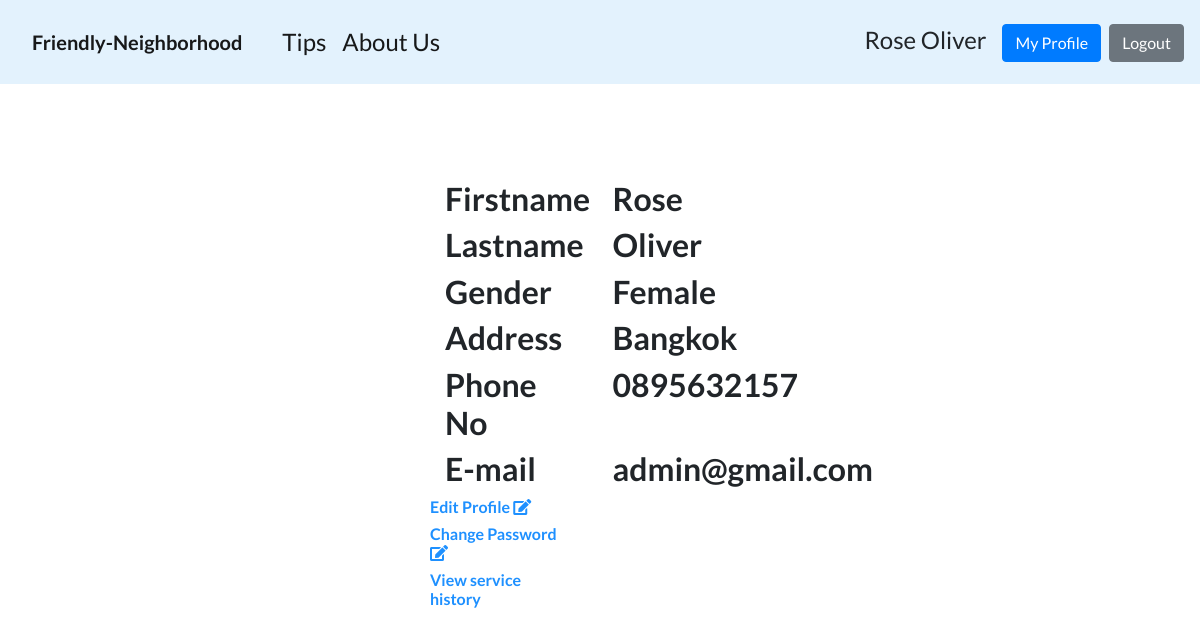
The app's page /userprofile.php (signed in) with its own data.
### tables this page shows
CREATE TABLE `user` (
  `UserID` int(11) NOT NULL,
  `Email` varchar(50) NOT NULL,
  `Password` varchar(255) NOT NULL,
  `UserType` varchar(10) NOT NULL,
  `FirstName` varchar(50) NOT NULL,
  `LastName` varchar(50) NOT NULL,
  `Gender` varchar(10) NOT NULL,
  `Address` varchar(250) NOT NULL,
  `PhoneNo` varchar(15) NOT NULL
);

### userprofile.php (the view, shortened to what this page needs)
<?php session_start(); require_once('connect.php'); ?>
<?php
$id = $_SESSION['uid'];
    $q = "SELECT * FROM user WHERE UserID = '$id'";
    $result = $mysqli->query($q);
    $row = $result->fetch_array();
?>
<!DOCTYPE html>
<html lang="en">
<head>
    <head>
    <link href="vendor/bootstrap/css/bootstrap.min.css" rel="stylesheet">
    <link href="vendor/fontawesome-free/css/all.min.css" rel="stylesheet">
    <link href="vendor/simple-line-icons/css/simple-line-icons.css" rel="stylesheet" type="text/css">
    <link href="css/landing-page.min.css" rel="stylesheet">
    </head>
</head>
<body data-new-gr-c-s-check-loaded="14.1036.0" data-gr-ext-installed="">
    <nav class="navbar navbar-expand-lg navbar-light py-3" style="background-color: #e3f2fd; font-size:x-large;">
        <a class="navbar-brand px-3" style="font-weight:bolder;" href="home.php">Friendly-Neighborhood</a>
        <div class="collapse navbar-collapse" id="navbarTogglerDemo02">
            <ul class="navbar-nav mr-auto mt-2 mt-lg-0">
                <li class="nav-item active">
                    <a class="nav-link" href="tips.php">Tips</a>
                </li>
                <li class="nav-item active">
                    <a class="nav-link" href="aboutus.php">About Us</a>
                </li>
            </ul>
            <form class="form-inline my-2 my-lg-0 mx-3">
                <div class="float-right">
                    <?php
                    if ($_SESSION["login"] == "start") {
                        echo '<a class="btn btn-primary mr-2" href="login.php">Login</a>';
                        echo '<a class="btn btn-secondary" href="signup.php">Sign Up</a>';
                    }
                    else {
                        echo '<a>'.$row[4]." ".$row[5].'</a>';
                        echo '<a class="btn btn-primary mr-2 ml-3" href="userprofile.php">My Profile</a>';
                        echo '<a class="btn btn-secondary" href="logout.php">Logout</a>';
                    }
                    ?>
                </div>
            </form>
        </div>
    </nav>
    <div class="container-fluid">
	<div class="row">
		<div class="col-md-4">
		</div>
		<div class="col-md-7">
        <div class="col-md-12" style="">
        <div class="row">
                    <div class="col-md-6">
                        <br>
                        <br>
                        <br>
                        <br>
                            <div class="row">
                    <div class="col-md-6">
                        <div class="col-md-12" style="">
                            <h2 class="">Firstname</h2>
                        </div>
                    </div>
                    <div class="col-md-6">
                        <div class="col-md-12">
                            <h2 class=""><?php echo $row['FirstName']; ?></h2>
                        </div>
                    </div>
                </div>
                <div class="row">
                    <div class="col-md-6">
                        <div class="col-md-12">
                            <h2 class="">Lastname</h2>
                        </div>
                    </div>
                    <div class="col-md-6">
                        <div class="col-md-12">
                            <h2 class=""><?php echo $row['LastName']; ?></h2>
                        </div>
                    </div>
                </div>
                <div class="row">
                    <div class="col-md-6">
                        <div class="col-md-12">
                            <h2 class="">Gender</h2>
                        </div>
                    </div>
                    <div class="col-md-6">
                        <div class="col-md-12">
                            <h2 class=""><?php echo $row['Gender']; ?></h2>
                        </div>
                    </div>
                </div>
                <div class="row">
                    <div class="col-md-6">
                        <div class="col-md-12">
                            <h2 class="">Address</h2>
                        </div>
                    </div>
                    <div class="col-md-6">
                        <div class="col-md-12">
                            <h2 class=""><?php echo $row['Address']; ?></h2>
                        </div>
                    </div>
                </div>
                <div class="row">
                    <div class="col-md-6">
                        <div class="col-md-12">
                            <h2 class="">Phone No</h2>
                        </div>
                    </div>
                    <div class="col-md-6">
                        <div class="col-md-12">
                            <h2 class=""><?php echo $row['PhoneNo']; ?></h2>
                        </div>
                    </div>
                </div>
                <div class="row">
                    <div class="col-md-6">
                        <div class="col-md-12">
                            <h2 class="">E-mail</h2>
                        </div>
                    </div>
                    <div class="col-md-6">
                        <div class="col-md-12">
                            <h2 class=""><?php echo $row['Email']; ?></h2>
                        </div>
                    </div>
                </div>
                <div class="row">
                    <div class="col-md-6">
                    <a href="">
                        <h6 id="edit" style="color: DodgerBlue;"> Edit Profile <i class="fa fa-edit" style="color: DodgerBlue;"></i>
                        </h6>
                    </a>
                    <a href="">
                        <h6 id="edit" style="color: DodgerBlue;"> Change  Password<i class="fa fa-edit" style="color: DodgerBlue;"></i>
                        </h6>
                    </a>
                    <a href="">
                        <h6 id="edit" style="color: DodgerBlue;"> View service history
                        </h6>
                    </a>
                    </div>
		</div>
	</div>
</div>
</body>
</html>

### records on screen
user: FirstName "Rose", LastName "Oliver", Gender "Female", Address "Bangkok", PhoneNo "0895632157", Email "admin@gmail.com"
